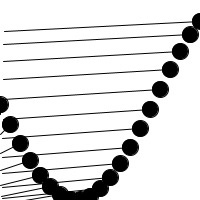
Frame 1 (no input)
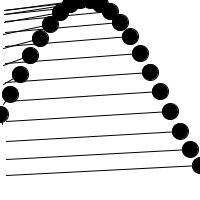
Frame 60 (the mouse pressed at the canvas centre just before this capture)
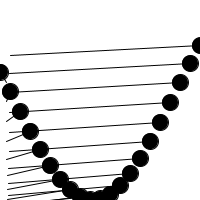
Frame 120 (the mouse held since frame 60 and released just before this capture)

The Processing sketch that drew these frames (run headless with seeded random() and noise(); from frame 60 on, the mouse is pressed at the canvas centre):

// Processing sketch: oscillation_shiffman
// ── oscillation_shiffman.pde
float theta = 0.0;

void setup(){
  size(200,200);
}

void draw(){
  background(255);
  
  //float x = map(sin(theta), -1, 1, 0, 200);
  
  theta += 0.05;
  
  fill(0);
  stroke(0);
  
  float x = theta;
  for(int i = 0; i <=20; i++) {
    
    float y = map(sin(x), -1, 1, 0, height);
    
    ellipse(i*10, y, 16, 16);
    line(i*10, y, x, y+10);
    
     x += 0.2;
  }
 
}
  
